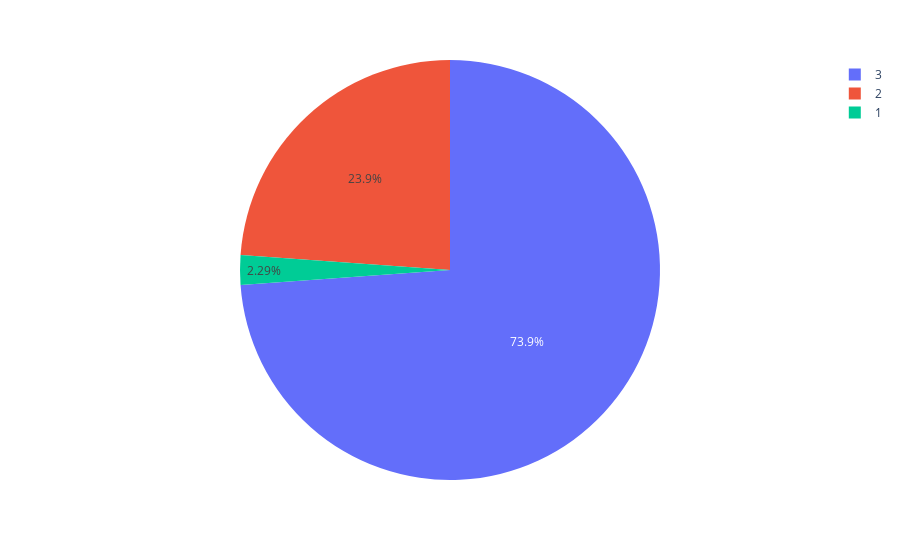

Write notebook code for a chart like this one.
### Markdown cell above
### Verteilung nach Impfschutz

### Code cell
fig = px.pie(day, values='Anzahl', names='Impfschutz')
fig.show()

### Figure 1 — Plotly figure (JSON) as saved in the notebook; plotly's stock layout.template omitted (floating-point values rounded to 4 significant figures)
{"data": [{"domain": {"x": [0, 1], "y": [0, 1]}, "hovertemplate": "Impfschutz=%{label}<br>Anzahl=%{value}<extra></extra>", "labels": [1, 2, 2, 2, 3, 3, 3], "legendgroup": "", "name": "", "showlegend": true, "type": "pie", "values": [5, 16, 26, 10, 9, 97, 55]}], "layout": {"legend": {"tracegroupgap": 0}, "margin": {"t": 60}}}
